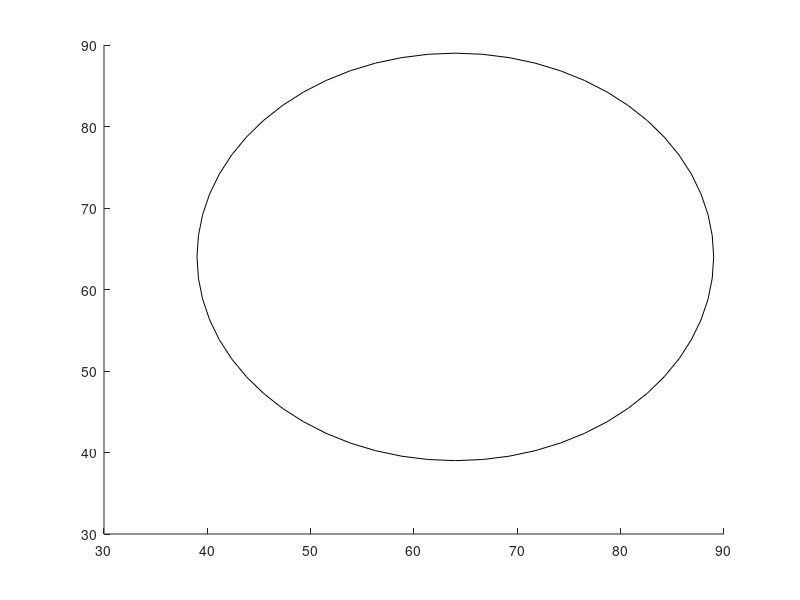

Reproduce this figure in MATLAB.
canvasSize = 128;
I = zeros(canvasSize,canvasSize)+128;
imageSize = 50;

xbegin = (canvasSize-imageSize)/2;
ybegin = (canvasSize-imageSize)/2;

pos = [xbegin ybegin imageSize imageSize];
I = rectangle('Position',pos,'Curvature',[1 1])
